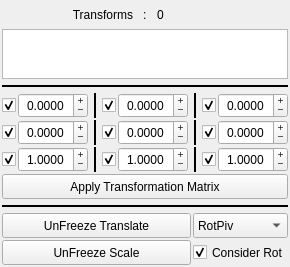
<?xml version="1.0" encoding="UTF-8"?>
<ui version="4.0">
	<class>WindowMain</class>
	<widget class="QMainWindow" name="WindowMain">
		<property name="geometry">
			<rect>
				<x>0</x>
				<y>0</y>
				<width>290</width>
				<height>267</height>
			</rect>
		</property>
		<property name="windowTitle">
			<string>Freeze</string>
		</property>
		<property name="windowIcon">
			<iconset>
				<normaloff>../prefs/icons/ToolSeq.svg</normaloff>../prefs/icons/ToolSeq.svg
			</iconset>
		</property>
		<widget class="QWidget" name="Widget_00">
			<layout class="QVBoxLayout" name="verticalLayout">
				<property name="spacing">
					<number>2</number>
				</property>
				<property name="leftMargin">
					<number>2</number>
				</property>
				<property name="topMargin">
					<number>2</number>
				</property>
				<property name="rightMargin">
					<number>2</number>
				</property>
				<property name="bottomMargin">
					<number>2</number>
				</property>
				<item>
					<widget class="QWidget" name="Widget_01" native="true">
						<layout class="QHBoxLayout" name="horizontalLayout">
							<property name="spacing">
								<number>10</number>
							</property>
							<property name="leftMargin">
								<number>0</number>
							</property>
							<property name="topMargin">
								<number>0</number>
							</property>
							<property name="rightMargin">
								<number>0</number>
							</property>
							<property name="bottomMargin">
								<number>0</number>
							</property>
							<item>
								<widget class="QLabel" name="label_6">
									<property name="sizePolicy">
										<sizepolicy hsizetype="Ignored" vsizetype="Ignored">
											<horstretch>0</horstretch>
											<verstretch>0</verstretch>
										</sizepolicy>
									</property>
									<property name="minimumSize">
										<size>
											<width>0</width>
											<height>25</height>
										</size>
									</property>
									<property name="text">
										<string>Transforms</string>
									</property>
									<property name="alignment">
										<set>Qt::AlignRight|Qt::AlignTrailing|Qt::AlignVCenter</set>
									</property>
								</widget>
							</item>
							<item>
								<widget class="QLabel" name="label_5">
									<property name="sizePolicy">
										<sizepolicy hsizetype="Fixed" vsizetype="Ignored">
											<horstretch>0</horstretch>
											<verstretch>0</verstretch>
										</sizepolicy>
									</property>
									<property name="minimumSize">
										<size>
											<width>0</width>
											<height>25</height>
										</size>
									</property>
									<property name="text">
										<string>:</string>
									</property>
								</widget>
							</item>
							<item>
								<widget class="QLabel" name="Label_TransformsCount">
									<property name="sizePolicy">
										<sizepolicy hsizetype="Ignored" vsizetype="Ignored">
											<horstretch>0</horstretch>
											<verstretch>0</verstretch>
										</sizepolicy>
									</property>
									<property name="minimumSize">
										<size>
											<width>0</width>
											<height>25</height>
										</size>
									</property>
									<property name="text">
										<string>0</string>
									</property>
								</widget>
							</item>
						</layout>
					</widget>
				</item>
				<item>
					<widget class="QWidget" name="Widget_02" native="true">
						<layout class="QHBoxLayout" name="horizontalLayout_4">
							<property name="spacing">
								<number>2</number>
							</property>
							<property name="leftMargin">
								<number>0</number>
							</property>
							<property name="topMargin">
								<number>0</number>
							</property>
							<property name="rightMargin">
								<number>0</number>
							</property>
							<property name="bottomMargin">
								<number>0</number>
							</property>
							<item>
								<widget class="QPlainTextEdit" name="Text_Transforms">
									<property name="sizePolicy">
										<sizepolicy hsizetype="Ignored" vsizetype="Expanding">
											<horstretch>0</horstretch>
											<verstretch>0</verstretch>
										</sizepolicy>
									</property>
									<property name="minimumSize">
										<size>
											<width>0</width>
											<height>25</height>
										</size>
									</property>
									<property name="lineWrapMode">
										<enum>QPlainTextEdit::NoWrap</enum>
									</property>
								</widget>
							</item>
						</layout>
					</widget>
				</item>
				<item>
					<widget class="Line" name="Widget_03">
						<property name="sizePolicy">
							<sizepolicy hsizetype="Ignored" vsizetype="Fixed">
								<horstretch>0</horstretch>
								<verstretch>0</verstretch>
							</sizepolicy>
						</property>
						<property name="minimumSize">
							<size>
								<width>0</width>
								<height>10</height>
							</size>
						</property>
						<property name="frameShadow">
							<enum>QFrame::Plain</enum>
						</property>
						<property name="lineWidth">
							<number>2</number>
						</property>
						<property name="orientation">
							<enum>Qt::Horizontal</enum>
						</property>
					</widget>
				</item>
				<item>
					<widget class="QWidget" name="Widget_04" native="true">
						<layout class="QHBoxLayout" name="horizontalLayout_2">
							<property name="spacing">
								<number>2</number>
							</property>
							<property name="leftMargin">
								<number>0</number>
							</property>
							<property name="topMargin">
								<number>0</number>
							</property>
							<property name="rightMargin">
								<number>0</number>
							</property>
							<property name="bottomMargin">
								<number>0</number>
							</property>
							<item>
								<widget class="QCheckBox" name="Check_MovX">
									<property name="sizePolicy">
										<sizepolicy hsizetype="Fixed" vsizetype="Ignored">
											<horstretch>0</horstretch>
											<verstretch>0</verstretch>
										</sizepolicy>
									</property>
									<property name="minimumSize">
										<size>
											<width>0</width>
											<height>25</height>
										</size>
									</property>
									<property name="text">
										<string/>
									</property>
									<property name="checked">
										<bool>true</bool>
									</property>
								</widget>
							</item>
							<item>
								<widget class="QDoubleSpinBox" name="Float_MovX">
									<property name="sizePolicy">
										<sizepolicy hsizetype="Ignored" vsizetype="Ignored">
											<horstretch>0</horstretch>
											<verstretch>0</verstretch>
										</sizepolicy>
									</property>
									<property name="minimumSize">
										<size>
											<width>0</width>
											<height>25</height>
										</size>
									</property>
									<property name="alignment">
										<set>Qt::AlignCenter</set>
									</property>
									<property name="buttonSymbols">
										<enum>QAbstractSpinBox::PlusMinus</enum>
									</property>
									<property name="decimals">
										<number>4</number>
									</property>
									<property name="minimum">
										<double>-9999999.000000000000000</double>
									</property>
									<property name="maximum">
										<double>9999999.000000000000000</double>
									</property>
								</widget>
							</item>
							<item>
								<widget class="Line" name="line_3">
									<property name="sizePolicy">
										<sizepolicy hsizetype="Fixed" vsizetype="Ignored">
											<horstretch>0</horstretch>
											<verstretch>0</verstretch>
										</sizepolicy>
									</property>
									<property name="minimumSize">
										<size>
											<width>10</width>
											<height>25</height>
										</size>
									</property>
									<property name="frameShadow">
										<enum>QFrame::Plain</enum>
									</property>
									<property name="lineWidth">
										<number>2</number>
									</property>
									<property name="orientation">
										<enum>Qt::Vertical</enum>
									</property>
								</widget>
							</item>
							<item>
								<widget class="QCheckBox" name="Check_MovY">
									<property name="sizePolicy">
										<sizepolicy hsizetype="Fixed" vsizetype="Ignored">
											<horstretch>0</horstretch>
											<verstretch>0</verstretch>
										</sizepolicy>
									</property>
									<property name="minimumSize">
										<size>
											<width>0</width>
											<height>25</height>
										</size>
									</property>
									<property name="text">
										<string/>
									</property>
									<property name="checked">
										<bool>true</bool>
									</property>
								</widget>
							</item>
							<item>
								<widget class="QDoubleSpinBox" name="Float_MovY">
									<property name="sizePolicy">
										<sizepolicy hsizetype="Ignored" vsizetype="Ignored">
											<horstretch>0</horstretch>
											<verstretch>0</verstretch>
										</sizepolicy>
									</property>
									<property name="minimumSize">
										<size>
											<width>0</width>
											<height>25</height>
										</size>
									</property>
									<property name="alignment">
										<set>Qt::AlignCenter</set>
									</property>
									<property name="buttonSymbols">
										<enum>QAbstractSpinBox::PlusMinus</enum>
									</property>
									<property name="decimals">
										<number>4</number>
									</property>
									<property name="minimum">
										<double>-9999999.000000000000000</double>
									</property>
									<property name="maximum">
										<double>9999999.000000000000000</double>
									</property>
								</widget>
							</item>
							<item>
								<widget class="Line" name="line_4">
									<property name="sizePolicy">
										<sizepolicy hsizetype="Fixed" vsizetype="Ignored">
											<horstretch>0</horstretch>
											<verstretch>0</verstretch>
										</sizepolicy>
									</property>
									<property name="minimumSize">
										<size>
											<width>10</width>
											<height>25</height>
										</size>
									</property>
									<property name="frameShadow">
										<enum>QFrame::Plain</enum>
									</property>
									<property name="lineWidth">
										<number>2</number>
									</property>
									<property name="orientation">
										<enum>Qt::Vertical</enum>
									</property>
								</widget>
							</item>
							<item>
								<widget class="QCheckBox" name="Check_MovZ">
									<property name="sizePolicy">
										<sizepolicy hsizetype="Fixed" vsizetype="Ignored">
											<horstretch>0</horstretch>
											<verstretch>0</verstretch>
										</sizepolicy>
									</property>
									<property name="minimumSize">
										<size>
											<width>0</width>
											<height>25</height>
										</size>
									</property>
									<property name="text">
										<string/>
									</property>
									<property name="checked">
										<bool>true</bool>
									</property>
								</widget>
							</item>
							<item>
								<widget class="QDoubleSpinBox" name="Float_MovZ">
									<property name="sizePolicy">
										<sizepolicy hsizetype="Ignored" vsizetype="Ignored">
											<horstretch>0</horstretch>
											<verstretch>0</verstretch>
										</sizepolicy>
									</property>
									<property name="minimumSize">
										<size>
											<width>0</width>
											<height>25</height>
										</size>
									</property>
									<property name="alignment">
										<set>Qt::AlignCenter</set>
									</property>
									<property name="buttonSymbols">
										<enum>QAbstractSpinBox::PlusMinus</enum>
									</property>
									<property name="decimals">
										<number>4</number>
									</property>
									<property name="minimum">
										<double>-9999999.000000000000000</double>
									</property>
									<property name="maximum">
										<double>9999999.000000000000000</double>
									</property>
								</widget>
							</item>
						</layout>
					</widget>
				</item>
				<item>
					<widget class="QWidget" name="Widget_05" native="true">
						<layout class="QHBoxLayout" name="horizontalLayout_5">
							<property name="spacing">
								<number>2</number>
							</property>
							<property name="leftMargin">
								<number>0</number>
							</property>
							<property name="topMargin">
								<number>0</number>
							</property>
							<property name="rightMargin">
								<number>0</number>
							</property>
							<property name="bottomMargin">
								<number>0</number>
							</property>
							<item>
								<widget class="QCheckBox" name="Check_RotX">
									<property name="sizePolicy">
										<sizepolicy hsizetype="Fixed" vsizetype="Ignored">
											<horstretch>0</horstretch>
											<verstretch>0</verstretch>
										</sizepolicy>
									</property>
									<property name="minimumSize">
										<size>
											<width>0</width>
											<height>25</height>
										</size>
									</property>
									<property name="text">
										<string/>
									</property>
									<property name="checked">
										<bool>true</bool>
									</property>
								</widget>
							</item>
							<item>
								<widget class="QDoubleSpinBox" name="Float_RotX">
									<property name="sizePolicy">
										<sizepolicy hsizetype="Ignored" vsizetype="Ignored">
											<horstretch>0</horstretch>
											<verstretch>0</verstretch>
										</sizepolicy>
									</property>
									<property name="minimumSize">
										<size>
											<width>0</width>
											<height>25</height>
										</size>
									</property>
									<property name="alignment">
										<set>Qt::AlignCenter</set>
									</property>
									<property name="buttonSymbols">
										<enum>QAbstractSpinBox::PlusMinus</enum>
									</property>
									<property name="decimals">
										<number>4</number>
									</property>
									<property name="minimum">
										<double>-9999999.000000000000000</double>
									</property>
									<property name="maximum">
										<double>9999999.000000000000000</double>
									</property>
								</widget>
							</item>
							<item>
								<widget class="Line" name="line_5">
									<property name="sizePolicy">
										<sizepolicy hsizetype="Fixed" vsizetype="Ignored">
											<horstretch>0</horstretch>
											<verstretch>0</verstretch>
										</sizepolicy>
									</property>
									<property name="minimumSize">
										<size>
											<width>10</width>
											<height>25</height>
										</size>
									</property>
									<property name="frameShadow">
										<enum>QFrame::Plain</enum>
									</property>
									<property name="lineWidth">
										<number>2</number>
									</property>
									<property name="orientation">
										<enum>Qt::Vertical</enum>
									</property>
								</widget>
							</item>
							<item>
								<widget class="QCheckBox" name="Check_RotY">
									<property name="sizePolicy">
										<sizepolicy hsizetype="Fixed" vsizetype="Ignored">
											<horstretch>0</horstretch>
											<verstretch>0</verstretch>
										</sizepolicy>
									</property>
									<property name="minimumSize">
										<size>
											<width>0</width>
											<height>25</height>
										</size>
									</property>
									<property name="text">
										<string/>
									</property>
									<property name="checked">
										<bool>true</bool>
									</property>
								</widget>
							</item>
							<item>
								<widget class="QDoubleSpinBox" name="Float_RotY">
									<property name="sizePolicy">
										<sizepolicy hsizetype="Ignored" vsizetype="Ignored">
											<horstretch>0</horstretch>
											<verstretch>0</verstretch>
										</sizepolicy>
									</property>
									<property name="minimumSize">
										<size>
											<width>0</width>
											<height>25</height>
										</size>
									</property>
									<property name="alignment">
										<set>Qt::AlignCenter</set>
									</property>
									<property name="buttonSymbols">
										<enum>QAbstractSpinBox::PlusMinus</enum>
									</property>
									<property name="decimals">
										<number>4</number>
									</property>
									<property name="minimum">
										<double>-9999999.000000000000000</double>
									</property>
									<property name="maximum">
										<double>9999999.000000000000000</double>
									</property>
								</widget>
							</item>
							<item>
								<widget class="Line" name="line_6">
									<property name="sizePolicy">
										<sizepolicy hsizetype="Fixed" vsizetype="Ignored">
											<horstretch>0</horstretch>
											<verstretch>0</verstretch>
										</sizepolicy>
									</property>
									<property name="minimumSize">
										<size>
											<width>10</width>
											<height>25</height>
										</size>
									</property>
									<property name="frameShadow">
										<enum>QFrame::Plain</enum>
									</property>
									<property name="lineWidth">
										<number>2</number>
									</property>
									<property name="orientation">
										<enum>Qt::Vertical</enum>
									</property>
								</widget>
							</item>
							<item>
								<widget class="QCheckBox" name="Check_RotZ">
									<property name="sizePolicy">
										<sizepolicy hsizetype="Fixed" vsizetype="Ignored">
											<horstretch>0</horstretch>
											<verstretch>0</verstretch>
										</sizepolicy>
									</property>
									<property name="minimumSize">
										<size>
											<width>0</width>
											<height>25</height>
										</size>
									</property>
									<property name="text">
										<string/>
									</property>
									<property name="checked">
										<bool>true</bool>
									</property>
								</widget>
							</item>
							<item>
								<widget class="QDoubleSpinBox" name="Float_RotZ">
									<property name="sizePolicy">
										<sizepolicy hsizetype="Ignored" vsizetype="Ignored">
											<horstretch>0</horstretch>
											<verstretch>0</verstretch>
										</sizepolicy>
									</property>
									<property name="minimumSize">
										<size>
											<width>0</width>
											<height>25</height>
										</size>
									</property>
									<property name="alignment">
										<set>Qt::AlignCenter</set>
									</property>
									<property name="buttonSymbols">
										<enum>QAbstractSpinBox::PlusMinus</enum>
									</property>
									<property name="decimals">
										<number>4</number>
									</property>
									<property name="minimum">
										<double>-9999999.000000000000000</double>
									</property>
									<property name="maximum">
										<double>9999999.000000000000000</double>
									</property>
								</widget>
							</item>
						</layout>
					</widget>
				</item>
				<item>
					<widget class="QWidget" name="Widget_06" native="true">
						<layout class="QHBoxLayout" name="horizontalLayout_6">
							<property name="spacing">
								<number>2</number>
							</property>
							<property name="leftMargin">
								<number>0</number>
							</property>
							<property name="topMargin">
								<number>0</number>
							</property>
							<property name="rightMargin">
								<number>0</number>
							</property>
							<property name="bottomMargin">
								<number>0</number>
							</property>
							<item>
								<widget class="QCheckBox" name="Check_ScaX">
									<property name="sizePolicy">
										<sizepolicy hsizetype="Fixed" vsizetype="Ignored">
											<horstretch>0</horstretch>
											<verstretch>0</verstretch>
										</sizepolicy>
									</property>
									<property name="minimumSize">
										<size>
											<width>0</width>
											<height>25</height>
										</size>
									</property>
									<property name="text">
										<string/>
									</property>
									<property name="checked">
										<bool>true</bool>
									</property>
								</widget>
							</item>
							<item>
								<widget class="QDoubleSpinBox" name="Float_ScaX">
									<property name="sizePolicy">
										<sizepolicy hsizetype="Ignored" vsizetype="Ignored">
											<horstretch>0</horstretch>
											<verstretch>0</verstretch>
										</sizepolicy>
									</property>
									<property name="minimumSize">
										<size>
											<width>0</width>
											<height>25</height>
										</size>
									</property>
									<property name="alignment">
										<set>Qt::AlignCenter</set>
									</property>
									<property name="buttonSymbols">
										<enum>QAbstractSpinBox::PlusMinus</enum>
									</property>
									<property name="decimals">
										<number>4</number>
									</property>
									<property name="minimum">
										<double>-9999999.000000000000000</double>
									</property>
									<property name="maximum">
										<double>9999999.000000000000000</double>
									</property>
									<property name="value">
										<double>1.000000000000000</double>
									</property>
								</widget>
							</item>
							<item>
								<widget class="Line" name="line_7">
									<property name="sizePolicy">
										<sizepolicy hsizetype="Fixed" vsizetype="Ignored">
											<horstretch>0</horstretch>
											<verstretch>0</verstretch>
										</sizepolicy>
									</property>
									<property name="minimumSize">
										<size>
											<width>10</width>
											<height>25</height>
										</size>
									</property>
									<property name="frameShadow">
										<enum>QFrame::Plain</enum>
									</property>
									<property name="lineWidth">
										<number>2</number>
									</property>
									<property name="orientation">
										<enum>Qt::Vertical</enum>
									</property>
								</widget>
							</item>
							<item>
								<widget class="QCheckBox" name="Check_ScaY">
									<property name="sizePolicy">
										<sizepolicy hsizetype="Fixed" vsizetype="Ignored">
											<horstretch>0</horstretch>
											<verstretch>0</verstretch>
										</sizepolicy>
									</property>
									<property name="minimumSize">
										<size>
											<width>0</width>
											<height>25</height>
										</size>
									</property>
									<property name="text">
										<string/>
									</property>
									<property name="checked">
										<bool>true</bool>
									</property>
								</widget>
							</item>
							<item>
								<widget class="QDoubleSpinBox" name="Float_ScaY">
									<property name="sizePolicy">
										<sizepolicy hsizetype="Ignored" vsizetype="Ignored">
											<horstretch>0</horstretch>
											<verstretch>0</verstretch>
										</sizepolicy>
									</property>
									<property name="minimumSize">
										<size>
											<width>0</width>
											<height>25</height>
										</size>
									</property>
									<property name="alignment">
										<set>Qt::AlignCenter</set>
									</property>
									<property name="buttonSymbols">
										<enum>QAbstractSpinBox::PlusMinus</enum>
									</property>
									<property name="decimals">
										<number>4</number>
									</property>
									<property name="minimum">
										<double>-9999999.000000000000000</double>
									</property>
									<property name="maximum">
										<double>9999999.000000000000000</double>
									</property>
									<property name="value">
										<double>1.000000000000000</double>
									</property>
								</widget>
							</item>
							<item>
								<widget class="Line" name="line_8">
									<property name="sizePolicy">
										<sizepolicy hsizetype="Fixed" vsizetype="Ignored">
											<horstretch>0</horstretch>
											<verstretch>0</verstretch>
										</sizepolicy>
									</property>
									<property name="minimumSize">
										<size>
											<width>10</width>
											<height>25</height>
										</size>
									</property>
									<property name="frameShadow">
										<enum>QFrame::Plain</enum>
									</property>
									<property name="lineWidth">
										<number>2</number>
									</property>
									<property name="orientation">
										<enum>Qt::Vertical</enum>
									</property>
								</widget>
							</item>
							<item>
								<widget class="QCheckBox" name="Check_ScaZ">
									<property name="sizePolicy">
										<sizepolicy hsizetype="Fixed" vsizetype="Ignored">
											<horstretch>0</horstretch>
											<verstretch>0</verstretch>
										</sizepolicy>
									</property>
									<property name="minimumSize">
										<size>
											<width>0</width>
											<height>25</height>
										</size>
									</property>
									<property name="text">
										<string/>
									</property>
									<property name="checked">
										<bool>true</bool>
									</property>
								</widget>
							</item>
							<item>
								<widget class="QDoubleSpinBox" name="Float_ScaZ">
									<property name="sizePolicy">
										<sizepolicy hsizetype="Ignored" vsizetype="Ignored">
											<horstretch>0</horstretch>
											<verstretch>0</verstretch>
										</sizepolicy>
									</property>
									<property name="minimumSize">
										<size>
											<width>0</width>
											<height>25</height>
										</size>
									</property>
									<property name="alignment">
										<set>Qt::AlignCenter</set>
									</property>
									<property name="buttonSymbols">
										<enum>QAbstractSpinBox::PlusMinus</enum>
									</property>
									<property name="decimals">
										<number>4</number>
									</property>
									<property name="minimum">
										<double>-9999999.000000000000000</double>
									</property>
									<property name="maximum">
										<double>9999999.000000000000000</double>
									</property>
									<property name="value">
										<double>1.000000000000000</double>
									</property>
								</widget>
							</item>
						</layout>
					</widget>
				</item>
				<item>
					<widget class="QWidget" name="Widget_07" native="true">
						<layout class="QHBoxLayout" name="horizontalLayout_7">
							<property name="spacing">
								<number>2</number>
							</property>
							<property name="leftMargin">
								<number>0</number>
							</property>
							<property name="topMargin">
								<number>0</number>
							</property>
							<property name="rightMargin">
								<number>0</number>
							</property>
							<property name="bottomMargin">
								<number>0</number>
							</property>
							<item>
								<widget class="QPushButton" name="Button_ApplyTransformationMatrix">
									<property name="sizePolicy">
										<sizepolicy hsizetype="Ignored" vsizetype="Ignored">
											<horstretch>0</horstretch>
											<verstretch>0</verstretch>
										</sizepolicy>
									</property>
									<property name="minimumSize">
										<size>
											<width>0</width>
											<height>25</height>
										</size>
									</property>
									<property name="text">
										<string>Apply Transformation Matrix</string>
									</property>
								</widget>
							</item>
						</layout>
					</widget>
				</item>
				<item>
					<widget class="Line" name="Widget_08">
						<property name="sizePolicy">
							<sizepolicy hsizetype="Ignored" vsizetype="Fixed">
								<horstretch>0</horstretch>
								<verstretch>0</verstretch>
							</sizepolicy>
						</property>
						<property name="minimumSize">
							<size>
								<width>0</width>
								<height>10</height>
							</size>
						</property>
						<property name="frameShadow">
							<enum>QFrame::Plain</enum>
						</property>
						<property name="lineWidth">
							<number>2</number>
						</property>
						<property name="orientation">
							<enum>Qt::Horizontal</enum>
						</property>
					</widget>
				</item>
				<item>
					<widget class="QWidget" name="Widget_09" native="true">
						<layout class="QHBoxLayout" name="horizontalLayout_3" stretch="2,1">
							<property name="spacing">
								<number>2</number>
							</property>
							<property name="leftMargin">
								<number>0</number>
							</property>
							<property name="topMargin">
								<number>0</number>
							</property>
							<property name="rightMargin">
								<number>0</number>
							</property>
							<property name="bottomMargin">
								<number>0</number>
							</property>
							<item>
								<widget class="QPushButton" name="Button_UnFreezeTranslate">
									<property name="sizePolicy">
										<sizepolicy hsizetype="Ignored" vsizetype="Ignored">
											<horstretch>0</horstretch>
											<verstretch>0</verstretch>
										</sizepolicy>
									</property>
									<property name="minimumSize">
										<size>
											<width>0</width>
											<height>25</height>
										</size>
									</property>
									<property name="text">
										<string>UnFreeze Translate</string>
									</property>
								</widget>
							</item>
							<item>
								<widget class="QComboBox" name="Combo_UnFreezeTranslate">
									<property name="sizePolicy">
										<sizepolicy hsizetype="Ignored" vsizetype="Ignored">
											<horstretch>0</horstretch>
											<verstretch>0</verstretch>
										</sizepolicy>
									</property>
									<property name="minimumSize">
										<size>
											<width>0</width>
											<height>25</height>
										</size>
									</property>
									<property name="currentIndex">
										<number>0</number>
									</property>
									<item>
										<property name="text">
											<string>RotPiv</string>
										</property>
									</item>
									<item>
										<property name="text">
											<string>ScaPiv</string>
										</property>
									</item>
								</widget>
							</item>
						</layout>
					</widget>
				</item>
				<item>
					<widget class="QWidget" name="Widget_10" native="true">
						<layout class="QHBoxLayout" name="horizontalLayout_9" stretch="2,1">
							<property name="spacing">
								<number>2</number>
							</property>
							<property name="leftMargin">
								<number>0</number>
							</property>
							<property name="topMargin">
								<number>0</number>
							</property>
							<property name="rightMargin">
								<number>0</number>
							</property>
							<property name="bottomMargin">
								<number>0</number>
							</property>
							<item>
								<widget class="QPushButton" name="Button_UnFreezeScale">
									<property name="sizePolicy">
										<sizepolicy hsizetype="Ignored" vsizetype="Ignored">
											<horstretch>0</horstretch>
											<verstretch>0</verstretch>
										</sizepolicy>
									</property>
									<property name="minimumSize">
										<size>
											<width>0</width>
											<height>25</height>
										</size>
									</property>
									<property name="text">
										<string>UnFreeze Scale</string>
									</property>
								</widget>
							</item>
							<item>
								<widget class="QCheckBox" name="Check_ConsiderRot">
									<property name="sizePolicy">
										<sizepolicy hsizetype="Ignored" vsizetype="Ignored">
											<horstretch>0</horstretch>
											<verstretch>0</verstretch>
										</sizepolicy>
									</property>
									<property name="minimumSize">
										<size>
											<width>0</width>
											<height>25</height>
										</size>
									</property>
									<property name="text">
										<string>Consider Rot</string>
									</property>
									<property name="checked">
										<bool>true</bool>
									</property>
								</widget>
							</item>
						</layout>
					</widget>
				</item>
			</layout>
		</widget>
	</widget>
	<resources/>
	<connections>
		<connection>
			<sender>Check_MovX</sender>
			<signal>toggled(bool)</signal>
			<receiver>Float_MovX</receiver>
			<slot>setEnabled(bool)</slot>
			<hints>
				<hint type="sourcelabel">
					<x>8</x>
					<y>132</y>
				</hint>
				<hint type="destinationlabel">
					<x>57</x>
					<y>132</y>
				</hint>
			</hints>
		</connection>
		<connection>
			<sender>Check_MovY</sender>
			<signal>toggled(bool)</signal>
			<receiver>Float_MovY</receiver>
			<slot>setEnabled(bool)</slot>
			<hints>
				<hint type="sourcelabel">
					<x>107</x>
					<y>132</y>
				</hint>
				<hint type="destinationlabel">
					<x>157</x>
					<y>132</y>
				</hint>
			</hints>
		</connection>
		<connection>
			<sender>Check_ScaZ</sender>
			<signal>toggled(bool)</signal>
			<receiver>Float_ScaZ</receiver>
			<slot>setEnabled(bool)</slot>
			<hints>
				<hint type="sourcelabel">
					<x>207</x>
					<y>186</y>
				</hint>
				<hint type="destinationlabel">
					<x>256</x>
					<y>186</y>
				</hint>
			</hints>
		</connection>
		<connection>
			<sender>Check_ScaY</sender>
			<signal>toggled(bool)</signal>
			<receiver>Float_ScaY</receiver>
			<slot>setEnabled(bool)</slot>
			<hints>
				<hint type="sourcelabel">
					<x>107</x>
					<y>186</y>
				</hint>
				<hint type="destinationlabel">
					<x>157</x>
					<y>186</y>
				</hint>
			</hints>
		</connection>
		<connection>
			<sender>Check_ScaX</sender>
			<signal>toggled(bool)</signal>
			<receiver>Float_ScaX</receiver>
			<slot>setEnabled(bool)</slot>
			<hints>
				<hint type="sourcelabel">
					<x>8</x>
					<y>186</y>
				</hint>
				<hint type="destinationlabel">
					<x>57</x>
					<y>186</y>
				</hint>
			</hints>
		</connection>
		<connection>
			<sender>Check_RotZ</sender>
			<signal>toggled(bool)</signal>
			<receiver>Float_RotZ</receiver>
			<slot>setEnabled(bool)</slot>
			<hints>
				<hint type="sourcelabel">
					<x>207</x>
					<y>159</y>
				</hint>
				<hint type="destinationlabel">
					<x>256</x>
					<y>159</y>
				</hint>
			</hints>
		</connection>
		<connection>
			<sender>Check_RotY</sender>
			<signal>toggled(bool)</signal>
			<receiver>Float_RotY</receiver>
			<slot>setEnabled(bool)</slot>
			<hints>
				<hint type="sourcelabel">
					<x>107</x>
					<y>159</y>
				</hint>
				<hint type="destinationlabel">
					<x>157</x>
					<y>159</y>
				</hint>
			</hints>
		</connection>
		<connection>
			<sender>Check_RotX</sender>
			<signal>toggled(bool)</signal>
			<receiver>Float_RotX</receiver>
			<slot>setEnabled(bool)</slot>
			<hints>
				<hint type="sourcelabel">
					<x>8</x>
					<y>159</y>
				</hint>
				<hint type="destinationlabel">
					<x>57</x>
					<y>159</y>
				</hint>
			</hints>
		</connection>
		<connection>
			<sender>Check_MovZ</sender>
			<signal>toggled(bool)</signal>
			<receiver>Float_MovZ</receiver>
			<slot>setEnabled(bool)</slot>
			<hints>
				<hint type="sourcelabel">
					<x>207</x>
					<y>132</y>
				</hint>
				<hint type="destinationlabel">
					<x>256</x>
					<y>132</y>
				</hint>
			</hints>
		</connection>
	</connections>
</ui>
